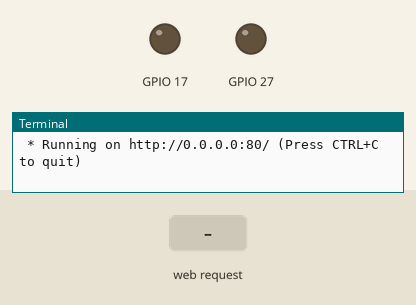
Recording of a program running on a simulated Raspberry Pi (BCM pin numbers). Shown: output pins drawn as LEDs (lit = HIGH), the last lines printed to the terminal. Inputs (shaded band) come from the test bench. The clock reads 2024-03-15 10:24:30 at power-on unless the program sets it.

Above: at 1.2 s.
1.3 s: HTTP request for / received with the fields submitBtn1=You
At 2.5 s:
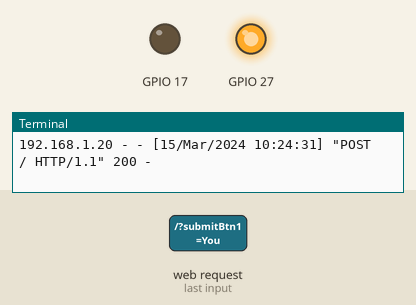
2.8 s: HTTP request for / received with the fields submitBtn2=submitBtn1
At 3.6 s:
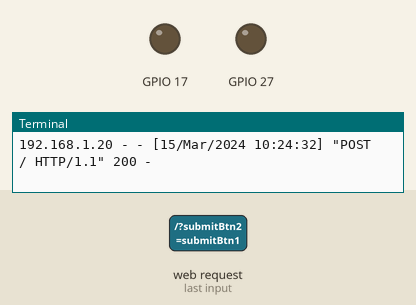
4.3 s: HTTP request for / received with the fields submitBtn2=submitBtn2
At 4.8 s:
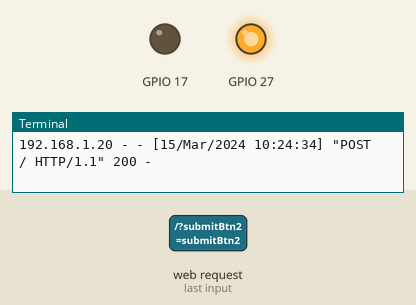
Timing chart, 0 to 7.3 s (numbered marks = the images above; inputs shaded):
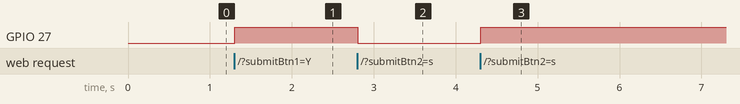

Measured:
- after the input at 1.3 s, GPIO 27: LOW → HIGH at once
- after the input at 2.8 s, GPIO 27: HIGH → LOW at once
- after the input at 4.3 s, GPIO 27: LOW → HIGH at once

The program:

app.py
```python
from flask import Flask, render_template, request
import RPi.GPIO as GPIO

GPIO.setwarnings(False)
GPIO.setmode(GPIO.BCM)
GPIO.setup(17,GPIO.OUT)
GPIO.setup(27,GPIO.OUT)
GPIO.output(17,GPIO.LOW)
GPIO.output(27,GPIO.LOW)
global msg1
global msg2
msg1 = "You have not Turned on the Green Light Yet."
msg2 = "You have not Turned on the Red Light Yet."

app = Flask(__name__)

@app.route("/", methods=["GET","POST"])
def index():
     if request.method == "POST":
          if request.form.get("submitBtn1") == "You Turned on the Green Light!":
               if GPIO.input(17) == 1:
	            GPIO.output(17,GPIO.LOW)
                    global msg2
                    global msg1
		    msg2 = msg2
                    msg1 = "You Turned off the Green Light!"
	       else:
                    GPIO.output(17,GPIO.HIGH)
	            msg2 = msg2
                    msg1 = request.form.get("submitBtn1")
	  else:
               if GPIO.input(27) == 1:
                    GPIO.output(27,GPIO.LOW)
                    msg1 = msg1
                    msg2 = "You Turned off the Red Light!"
               else:
                    GPIO.output(27,GPIO.HIGH)
                    msg1 = msg1
                    msg2 = request.form.get("submitBtn2")
     return render_template("index.html", msg1=msg1, msg2=msg2)

if __name__ == "__main__":
     app.run(host="0.0.0.0", port=80)
```
